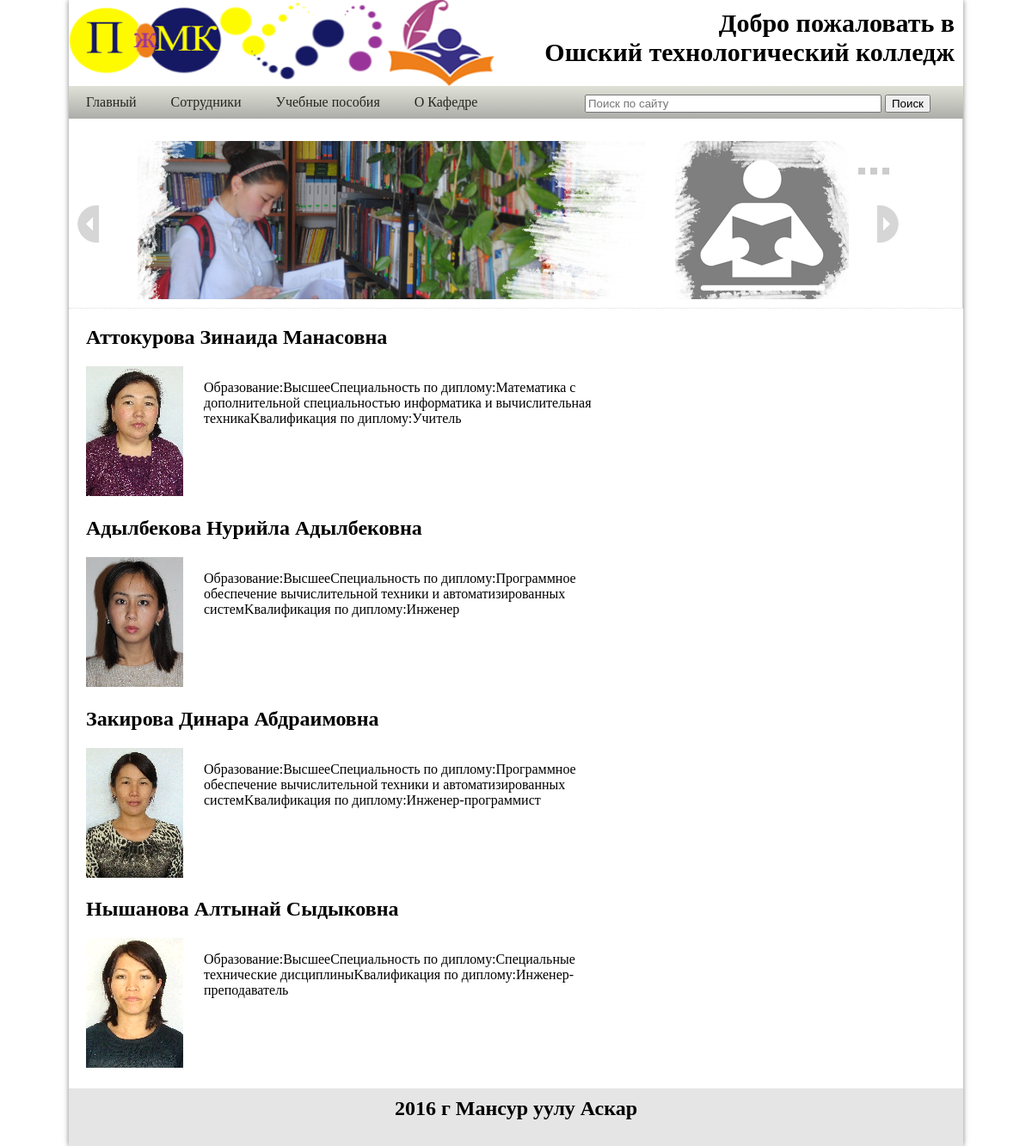
Screenshot of /index.php?id=sotrudniki with the database file from the repository.
### tables this page shows
CREATE TABLE IF NOT EXISTS `sotrudnik` (
  `id` int(11) NOT NULL AUTO_INCREMENT,
  `title` varchar(255) NOT NULL,
  `img` varchar(255) NOT NULL,
  `textt` text NOT NULL,
  PRIMARY KEY (`id`)
);

### function.php (called while the page is built, shortened)
<?
function db_connect(){
        $host = 'localhost';
        $user = 'root';
        $pswd = '';
        $db = 'kaf';
        $connection = mysql_connect($host, $user, $pswd);
        return $connection;
    }
    function db_result_to_array($result){
        $res_array = array();
        $count = 0;
        while($row = mysql_fetch_array($result))
        {
            $res_array[$count] = $row;
            $count++;
        }
        return $res_array;
    }
    function get_products($table){
        $query = "SELECT * FROM $table";
        $result = mysql_query($query);
        $result = db_result_to_array($result);
        return $result;
    }

### stranisa/sotrudniki.inc.php (the view)
<?
$table ='sotrudnik';
$products = get_products($table);
foreach($products as $item):
?>
<div class='sotrudniki'>
	<h2><?=$item['title']?></h2>
	<img src="images/<?=$item['img']?>">
	<p><?=$item['textt']?></p>
</div>
<?endforeach;?>

### index.php (shortened to what this page needs)
<?
include 'function.php';
?>
<html>
<head>
	<link rel='stylesheet'href='stylee.css'>
	<link rel='stylesheet'href='style.css'>
</head>
<body>
	<div class="roditel">
		<div class='header'>
			<img src='logo/logo.png'>
			<div class='slova_teh'><p><span>Добро пожаловать в</span> <br>Ошский технологический колледж</p></div>
			<div class='menu'>
				<ul class='main-menu'>
					<li><a href='index.php?id=index.inc'>Главный</a>
					<li><a href='index.php?id=sotrudniki'>Сотрудники</a>
					<li><a href='index.php?id=uchebniy_pos'>Учебные пособия</a>
					<li class='opened'><a href='index.php?id=okaf'>О Кафедре</a>
				</ul>
			</div>
				<div class='search'>
					<form action='index.php?id=search_to_books' method='post'>
						<input type='text' name='textt' size='40' placeholder='Поиск по сайту'>
						<input type='submit' value='Поиск' name='word'>
					</form>
				</div>
		</div>
		<div class='content'>
				 <div id="container">
					<div class="sliderbutton" id="slideleft" onclick="slideshow.move(-1)"></div>
						<div id="slider">
							<ul>
								<li><img src="images/slide3.jpg" width="900" height="200" alt="Image Two" /></li>
							</ul>
						</div>
						<div class="sliderbutton" id="slideright" onclick="slideshow.move(1)"></div>
						<ul id="pagination" class="pagination">
							<li onclick="slideshow.pos(0)"></li>
							<li onclick="slideshow.pos(1)"></li>
							<li onclick="slideshow.pos(2)"></li>
							<li onclick="slideshow.pos(3)"></li>
						</ul>
					</div>
			<div class='content_in'>
			<?
			$stranisy =strip_tags($_GET['id']);
				switch ($stranisy){
					case 'sotrudniki':
						include'stranisa/sotrudniki.inc.php';
						break;
				}
			?>
			</div>
		</div>
		<div class='footer'>
			<h2>2016 г Мансур уулу Аскар</h2>
		</div>
	</div>
</body>
</html>

### stylee.css (style rules this page uses)
html,body { height:100%; margin:0; padding:0; }
.roditel { width:1000px; height:100%; margin:0 auto; min-height:100%; display:table; box-shadow: 0 0 6px rgba(0,0,0,0.5); }
.header,.footer { display:table-row; height:1px; }
.header,.content,.footer { display:table-row; }
.roditel { position:relative; }
.header { margin-top:0; height:100px; padding-bottom:1px; background-color:#fff; }
.header img { position:absolute; width:500px; height:100px; }
.header .slova_teh p { float:right; left:400px; top:5px; margin:0; color:black; font-weight:bold; font-size:30px; font-family:Times New Roman; }
.header .slova_teh span { float:right; float:right; }
.header .slova_teh { padding-right:10px; margin-top:10px; }
.menu { margin-top:100px; background: linear-gradient(to top, #ACADA9, #E0E1D6); }
.main-menu { margin:0; padding:0; list-style:none; }
.main-menu>li { display:inline-block; position:relative; background: linear-gradient(to top, #ACADA9, #E0E1D6); }
.main-menu>li>a { display:inline-block; padding:10px 20px; text-decoration:none; color:#262620; }
.search { position:absolute; top:110px; left:600px; }
.content { background-color:#fff; padding-bottom:20px; }
.content_in { background-color:white; width:1000px; margin:20px; }
.sotrudniki p { display:inline-block; vertical-align:top; width:500px; margin-left:20px; }
.sotrudniki img { display:inline-block; }
.footer { height:40px; background-color:#e5e5e5; }
.footer h2 { font-weight:bold; text-align:center; padding:10px; }

### style.css (style rules this page uses)
#container { position:relative; background:#fff; padding:10px; height:200px; border-right:1px solid #ccc;border-bottom: 1px dotted #ddd; }
.sliderbutton { float:left; width:30px; height:200px; cursor:pointer }
#slideleft { background:url(slaider/images/icons.gif) -50px -265px no-repeat }
#slideright { background:url(slaider/images/icons.gif) 0 90px no-repeat }
#slider { float:left; position:relative; overflow:auto; width:900px; height:200px }
#slider ul { position:absolute; list-style:none; top:0; left:0 }
#slider li { float:left; width:900px; height:280px }
.pagination { position:absolute; top:40px; right:80px; list-style:none; height:70px }
.pagination li { float:left; cursor:pointer; height:8px; width:8px; background:#ccc; margin:0 4px 0 0; border:1px solid #fff }
.pagination li:hover, li.current { background:#fff }

### rows the page displays
sotrudnik: title "Аттокурова Зинаида Манасовна", img (picture), textt "Образование:ВысшееСпециальность по диплому:Математика с дополнительной специальностью информатика и вычислительная техникаKвалификация по диплому:Учитель"
sotrudnik: title "Адылбекова Нурийла Адылбековна", img (picture), textt "Образование:ВысшееСпециальность по диплому:Программное обеспечение вычислительной техники и автоматизированных системKвалификация по диплому:Инженер"
sotrudnik: title "Закирова Динара Абдраимовна", img (picture), textt "Образование:ВысшееСпециальность по диплому:Программное обеспечение вычислительной техники и автоматизированных системKвалификация по диплому:Инженер-программист"
sotrudnik: title "Нышанова Алтынай Сыдыковна", img (picture), textt "Образование:ВысшееСпециальность по диплому:Специальные технические дисциплиныKвалификация по диплому:Инженер-преподаватель"
